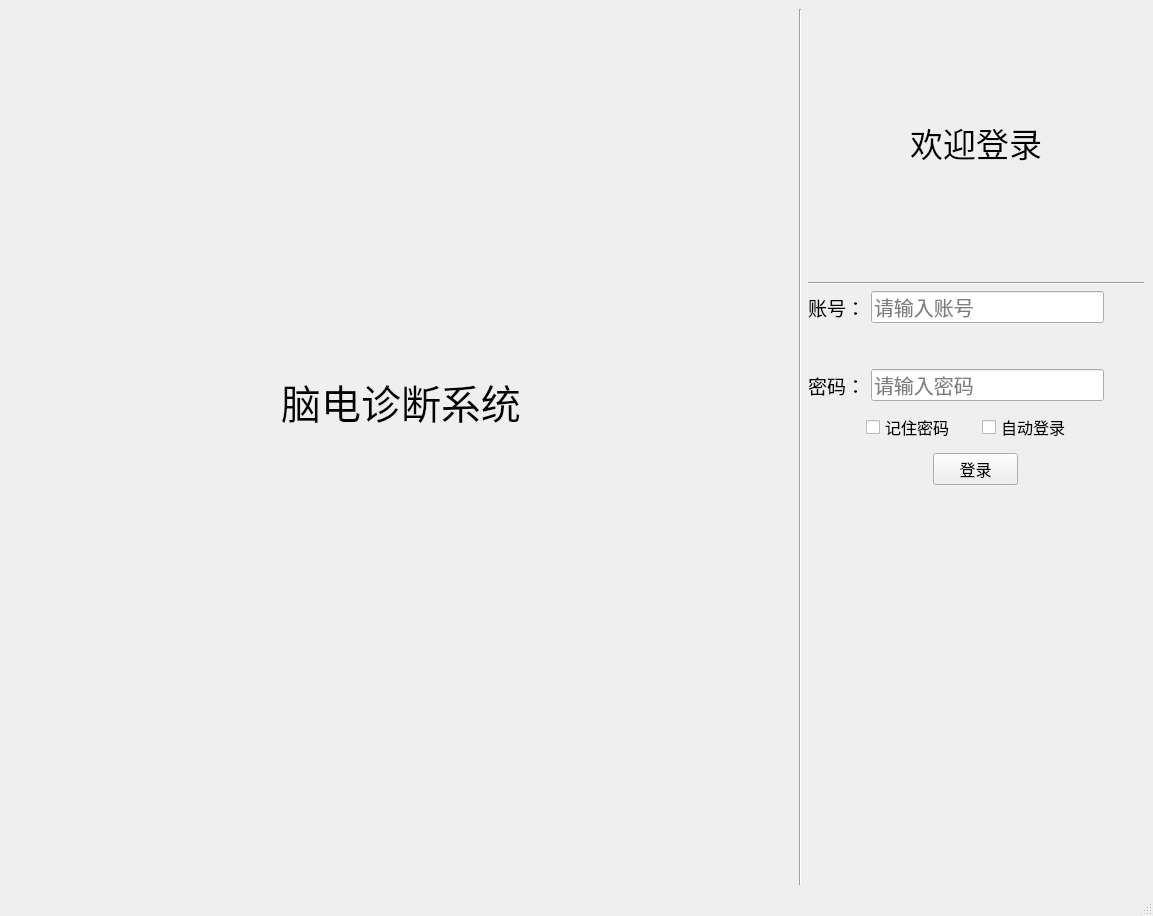
<?xml version="1.0" encoding="UTF-8"?>
<ui version="4.0">
 <class>mainWindow</class>
 <widget class="QMainWindow" name="mainWindow">
  <property name="geometry">
   <rect>
    <x>0</x>
    <y>0</y>
    <width>1153</width>
    <height>916</height>
   </rect>
  </property>
  <property name="windowTitle">
   <string>登录</string>
  </property>
  <property name="styleSheet">
   <string notr="true">QMainWindow
{background-image: url(:/background.png);}</string>
  </property>
  <widget class="QWidget" name="widget">
   <property name="styleSheet">
    <string notr="true"/>
   </property>
   <layout class="QHBoxLayout" name="horizontalLayout" stretch="7,0,3">
    <item>
     <layout class="QVBoxLayout" name="verticalLayout_3" stretch="4,0,5">
      <item>
       <spacer name="verticalSpacer">
        <property name="orientation">
         <enum>Qt::Vertical</enum>
        </property>
        <property name="sizeHint" stdset="0">
         <size>
          <width>20</width>
          <height>40</height>
         </size>
        </property>
       </spacer>
      </item>
      <item>
       <layout class="QHBoxLayout" name="horizontalLayout_3">
        <item>
         <widget class="QLabel" name="label_3">
          <property name="font">
           <font>
            <pointsize>30</pointsize>
           </font>
          </property>
          <property name="text">
           <string>脑电诊断系统</string>
          </property>
          <property name="textFormat">
           <enum>Qt::MarkdownText</enum>
          </property>
          <property name="alignment">
           <set>Qt::AlignCenter</set>
          </property>
         </widget>
        </item>
       </layout>
      </item>
      <item>
       <spacer name="verticalSpacer_2">
        <property name="orientation">
         <enum>Qt::Vertical</enum>
        </property>
        <property name="sizeHint" stdset="0">
         <size>
          <width>20</width>
          <height>40</height>
         </size>
        </property>
       </spacer>
      </item>
     </layout>
    </item>
    <item>
     <widget class="Line" name="line">
      <property name="orientation">
       <enum>Qt::Vertical</enum>
      </property>
     </widget>
    </item>
    <item>
     <layout class="QVBoxLayout" name="verticalLayout_2" stretch="2,0,0,3">
      <item>
       <widget class="QLabel" name="label_4">
        <property name="font">
         <font>
          <pointsize>25</pointsize>
         </font>
        </property>
        <property name="text">
         <string>欢迎登录</string>
        </property>
        <property name="alignment">
         <set>Qt::AlignCenter</set>
        </property>
       </widget>
      </item>
      <item>
       <widget class="Line" name="line_2">
        <property name="orientation">
         <enum>Qt::Horizontal</enum>
        </property>
       </widget>
      </item>
      <item>
       <layout class="QVBoxLayout" name="verticalLayout">
        <item>
         <layout class="QHBoxLayout" name="horizontalLayout_4" stretch="1,9,0">
          <item>
           <widget class="QLabel" name="label">
            <property name="font">
             <font>
              <family>Arial</family>
              <pointsize>14</pointsize>
             </font>
            </property>
            <property name="text">
             <string>账号：</string>
            </property>
            <property name="margin">
             <number>0</number>
            </property>
           </widget>
          </item>
          <item>
           <widget class="QLineEdit" name="lineEdit">
            <property name="maximumSize">
             <size>
              <width>16777215</width>
              <height>200</height>
             </size>
            </property>
            <property name="font">
             <font>
              <pointsize>15</pointsize>
             </font>
            </property>
            <property name="placeholderText">
             <string>请输入账号</string>
            </property>
           </widget>
          </item>
          <item>
           <spacer name="horizontalSpacer_4">
            <property name="orientation">
             <enum>Qt::Horizontal</enum>
            </property>
            <property name="sizeHint" stdset="0">
             <size>
              <width>40</width>
              <height>20</height>
             </size>
            </property>
           </spacer>
          </item>
         </layout>
        </item>
        <item>
         <spacer name="verticalSpacer_6">
          <property name="orientation">
           <enum>Qt::Vertical</enum>
          </property>
          <property name="sizeHint" stdset="0">
           <size>
            <width>20</width>
            <height>40</height>
           </size>
          </property>
         </spacer>
        </item>
        <item>
         <layout class="QHBoxLayout" name="horizontalLayout_5" stretch="0,10,0">
          <item>
           <widget class="QLabel" name="label_2">
            <property name="font">
             <font>
              <pointsize>14</pointsize>
             </font>
            </property>
            <property name="text">
             <string>密码：</string>
            </property>
            <property name="wordWrap">
             <bool>false</bool>
            </property>
           </widget>
          </item>
          <item>
           <widget class="QLineEdit" name="lineEdit_2">
            <property name="maximumSize">
             <size>
              <width>16777215</width>
              <height>100</height>
             </size>
            </property>
            <property name="font">
             <font>
              <pointsize>15</pointsize>
             </font>
            </property>
            <property name="placeholderText">
             <string>请输入密码</string>
            </property>
           </widget>
          </item>
          <item>
           <spacer name="horizontalSpacer_5">
            <property name="orientation">
             <enum>Qt::Horizontal</enum>
            </property>
            <property name="sizeHint" stdset="0">
             <size>
              <width>40</width>
              <height>20</height>
             </size>
            </property>
           </spacer>
          </item>
         </layout>
        </item>
        <item>
         <layout class="QHBoxLayout" name="horizontalLayout_6" stretch="1,0,0,1">
          <item>
           <spacer name="horizontalSpacer_2">
            <property name="orientation">
             <enum>Qt::Horizontal</enum>
            </property>
            <property name="sizeHint" stdset="0">
             <size>
              <width>40</width>
              <height>20</height>
             </size>
            </property>
           </spacer>
          </item>
          <item>
           <widget class="QCheckBox" name="checkBox">
            <property name="minimumSize">
             <size>
              <width>110</width>
              <height>40</height>
             </size>
            </property>
            <property name="font">
             <font>
              <pointsize>12</pointsize>
             </font>
            </property>
            <property name="text">
             <string>记住密码</string>
            </property>
           </widget>
          </item>
          <item>
           <widget class="QCheckBox" name="checkBox_2">
            <property name="minimumSize">
             <size>
              <width>105</width>
              <height>0</height>
             </size>
            </property>
            <property name="font">
             <font>
              <pointsize>12</pointsize>
             </font>
            </property>
            <property name="text">
             <string>自动登录</string>
            </property>
           </widget>
          </item>
          <item>
           <spacer name="horizontalSpacer">
            <property name="orientation">
             <enum>Qt::Horizontal</enum>
            </property>
            <property name="sizeHint" stdset="0">
             <size>
              <width>40</width>
              <height>20</height>
             </size>
            </property>
           </spacer>
          </item>
         </layout>
        </item>
        <item>
         <layout class="QHBoxLayout" name="horizontalLayout_2" stretch="2">
          <item>
           <widget class="QPushButton" name="pushButton">
            <property name="maximumSize">
             <size>
              <width>85</width>
              <height>16777215</height>
             </size>
            </property>
            <property name="font">
             <font>
              <pointsize>12</pointsize>
             </font>
            </property>
            <property name="text">
             <string>登录</string>
            </property>
           </widget>
          </item>
         </layout>
        </item>
       </layout>
      </item>
      <item>
       <spacer name="verticalSpacer_4">
        <property name="orientation">
         <enum>Qt::Vertical</enum>
        </property>
        <property name="sizeHint" stdset="0">
         <size>
          <width>20</width>
          <height>40</height>
         </size>
        </property>
       </spacer>
      </item>
     </layout>
    </item>
   </layout>
  </widget>
  <widget class="QMenuBar" name="menubar">
   <property name="geometry">
    <rect>
     <x>0</x>
     <y>0</y>
     <width>1153</width>
     <height>23</height>
    </rect>
   </property>
  </widget>
  <widget class="QStatusBar" name="statusbar"/>
 </widget>
 <resources>
  <include location="../../../../../../../桌面/pic.qrc"/>
 </resources>
 <connections/>
</ui>
